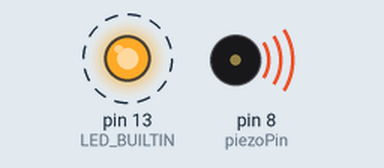
The sketch below on a simulated Arduino Uno, built with avr-gcc and run on an emulated ATmega328P. Parts: output pins drawn as LEDs (lit = HIGH), buzzer (waves = sounding). Dashed ring = blinking.

Above: at 0.2 s.
Timing chart, 0 to 3.0 s (numbered marks = the images above):
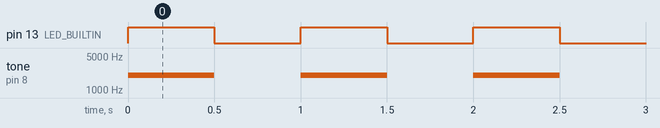

The sketch:

piezo_test.ino
```cpp
// Minimal isolation test: continuously beeps the piezo and blinks the onboard
// LED in sync. No serial, no server, no NeoPixel. If the LED blinks the firmware
// is running; if pin 8 also beeps, the pin and piezo are good.
#define piezoPin 8

void setup() {
  pinMode(LED_BUILTIN, OUTPUT);
}

void loop() {
  digitalWrite(LED_BUILTIN, HIGH);
  tone(piezoPin, 2000);
  delay(500);

  digitalWrite(LED_BUILTIN, LOW);
  noTone(piezoPin);
  delay(500);
}
```

Measured:
- by itself, pin 13 (LED_BUILTIN): alternates HIGH for 0.50 s and LOW for 0.50 s
- by itself, tone on pin 8 (piezoPin): alternates 2000 Hz for 0.50 s and silent for 0.50 s
